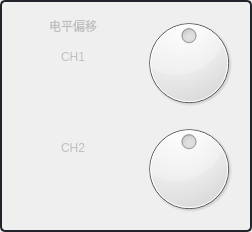
                               <widget class="QFrame" name="frame_26">
                                <property name="styleSheet">
                                 <string notr="true">border-radius: 5px;
border: 2px solid rgb(33, 37, 43);</string>
                                </property>
                                <property name="frameShape">
                                 <enum>QFrame::StyledPanel</enum>
                                </property>
                                <property name="frameShadow">
                                 <enum>QFrame::Raised</enum>
                                </property>
                                <layout class="QVBoxLayout" name="verticalLayout_42">
                                 <item>
                                  <layout class="QHBoxLayout" name="horizontalLayout_66">
                                   <item>
                                    <layout class="QVBoxLayout" name="verticalLayout_40">
                                     <item>
                                      <widget class="QLabel" name="lb_Port_4">
                                       <property name="enabled">
                                        <bool>false</bool>
                                       </property>
                                       <property name="minimumSize">
                                        <size>
                                         <width>120</width>
                                         <height>25</height>
                                        </size>
                                       </property>
                                       <property name="styleSheet">
                                        <string notr="true">border: 0px;
font: 14pt &quot;クレPro by 宁静之雨，微信公众号njzyshare&quot;;</string>
                                       </property>
                                       <property name="text">
                                        <string>电平偏移</string>
                                       </property>
                                       <property name="alignment">
                                        <set>Qt::AlignCenter</set>
                                       </property>
                                      </widget>
                                     </item>
                                     <item>
                                      <widget class="QLabel" name="lb_Port_5">
                                       <property name="enabled">
                                        <bool>false</bool>
                                       </property>
                                       <property name="minimumSize">
                                        <size>
                                         <width>120</width>
                                         <height>25</height>
                                        </size>
                                       </property>
                                       <property name="styleSheet">
                                        <string notr="true">border: 0px;
font: 14pt &quot;クレPro by 宁静之雨，微信公众号njzyshare&quot;;</string>
                                       </property>
                                       <property name="text">
                                        <string>CH1</string>
                                       </property>
                                       <property name="alignment">
                                        <set>Qt::AlignCenter</set>
                                       </property>
                                      </widget>
                                     </item>
                                     <item>
                                      <spacer name="verticalSpacer_5">
                                       <property name="orientation">
                                        <enum>Qt::Vertical</enum>
                                       </property>
                                       <property name="sizeHint" stdset="0">
                                        <size>
                                         <width>20</width>
                                         <height>40</height>
                                        </size>
                                       </property>
                                      </spacer>
                                     </item>
                                     <item>
                                      <widget class="QLabel" name="lb_Port_6">
                                       <property name="enabled">
                                        <bool>false</bool>
                                       </property>
                                       <property name="minimumSize">
                                        <size>
                                         <width>120</width>
                                         <height>25</height>
                                        </size>
                                       </property>
                                       <property name="styleSheet">
                                        <string notr="true">border: 0px;
font: 14pt &quot;クレPro by 宁静之雨，微信公众号njzyshare&quot;;</string>
                                       </property>
                                       <property name="text">
                                        <string>CH2</string>
                                       </property>
                                       <property name="alignment">
                                        <set>Qt::AlignCenter</set>
                                       </property>
                                      </widget>
                                     </item>
                                     <item>
                                      <spacer name="verticalSpacer_6">
                                       <property name="orientation">
                                        <enum>Qt::Vertical</enum>
                                       </property>
                                       <property name="sizeHint" stdset="0">
                                        <size>
                                         <width>20</width>
                                         <height>40</height>
                                        </size>
                                       </property>
                                      </spacer>
                                     </item>
                                    </layout>
                                   </item>
                                   <item>
                                    <layout class="QVBoxLayout" name="verticalLayout_41">
                                     <item>
                                      <widget class="QDial" name="dial_OSC_Offset_CH1">
                                       <property name="enabled">
                                        <bool>true</bool>
                                       </property>
                                       <property name="mouseTracking">
                                        <bool>false</bool>
                                       </property>
                                       <property name="maximum">
                                        <number>400</number>
                                       </property>
                                       <property name="pageStep">
                                        <number>10</number>
                                       </property>
                                       <property name="value">
                                        <number>200</number>
                                       </property>
                                      </widget>
                                     </item>
                                     <item>
                                      <widget class="QDial" name="dial_OSC_Offset_CH2">
                                       <property name="enabled">
                                        <bool>true</bool>
                                       </property>
                                       <property name="mouseTracking">
                                        <bool>false</bool>
                                       </property>
                                       <property name="maximum">
                                        <number>400</number>
                                       </property>
                                       <property name="value">
                                        <number>200</number>
                                       </property>
                                      </widget>
                                     </item>
                                    </layout>
                                   </item>
                                  </layout>
                                 </item>
                                </layout>
                               </widget>
